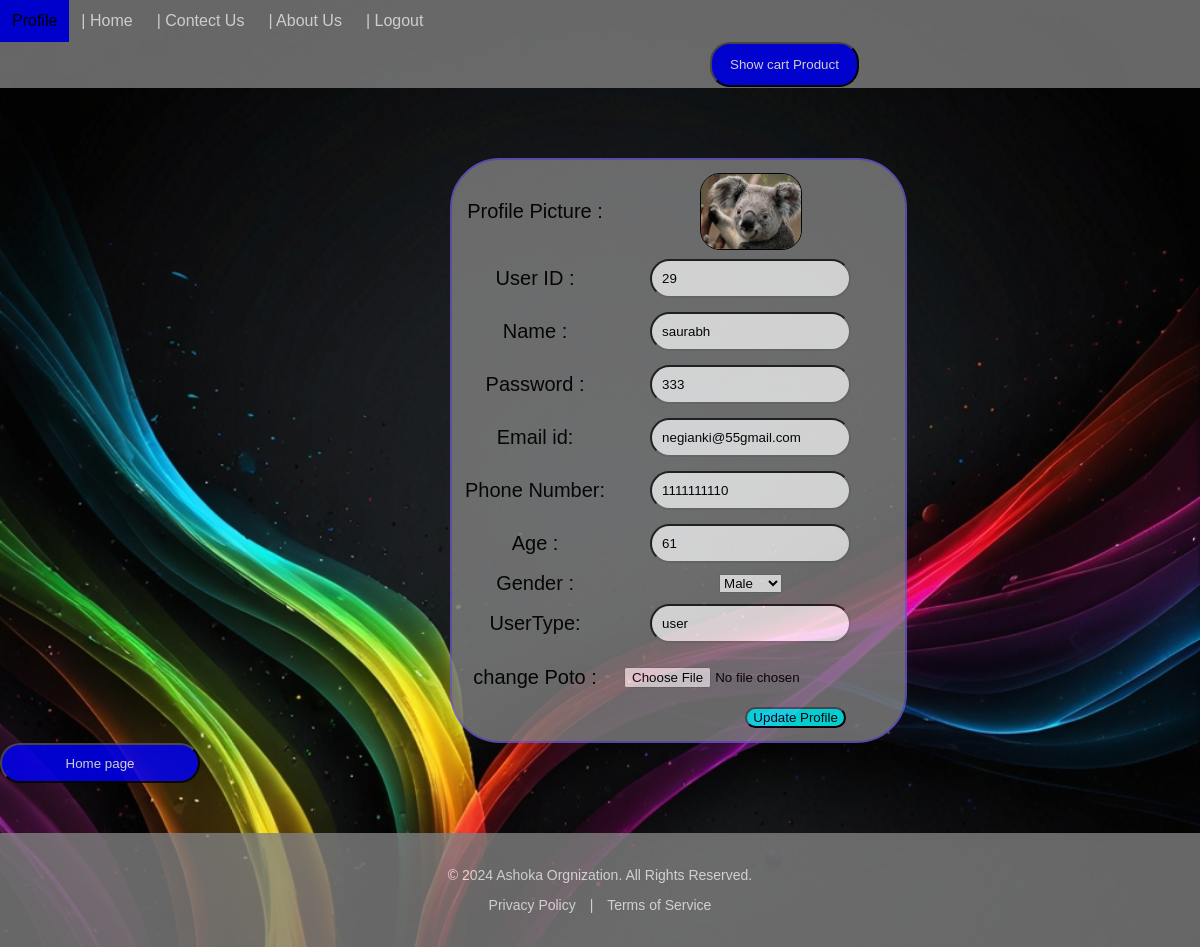
The page /Profile.php (signed in) on the database its author committed.
### tables this page shows
CREATE TABLE `userdata` (
  `id` int(11) NOT NULL,
  `name` varchar(40) DEFAULT NULL,
  `password` varchar(20) DEFAULT NULL,
  `email` varchar(50) DEFAULT NULL,
  `phone` varchar(15) DEFAULT NULL,
  `age` int(10) DEFAULT NULL,
  `gender` varchar(6) DEFAULT NULL,
  `usertype` varchar(11) DEFAULT NULL,
  `file` varchar(400) DEFAULT NULL
);

### Profile.php (the view, shortened to what this page needs)
<?php
include'nav.php';
if($_SESSION['usertype']=="admin" || $_SESSION['usertype']=="user" || $_SESSION['usertype']=="normal"){
?>
<!DOCTYPE html>
<html>
<head>
</head>
<body>
		<form action="" method="POST" enctype="multipart/form-data">
			<table id="box">
				<?php
					include'connection.php';
					$uid = $_SESSION['uid'];
					$sql = "SELECT * FROM userdata WHERE id = '$uid' ";
					$result = mysqli_query($conn,$sql) or die("query failed");
					if(mysqli_num_rows($result)>0){
						while ($row = mysqli_fetch_assoc($result)) {
				?>
				<tr>
						<td><label>Profile Picture :</label></td>
						<td><?php
								if($row['file']==""){
									echo  '<img src="user_logo/1.png" style="width: 100px; border-radius:20px; border: 1px solid black "> ';
								}else{
								?>
							  <img src="upload-image/<?php echo $row['file']?>"  style="width: 100px; border-radius:20px; border: 1px solid black" />
							  <?php
								}
								?>
					     </td>
				<tr>
						<td><label>User ID :</label></td>
						<td><input type="text" name="yid" readonly value="<?php echo $row['id']; ?> " ></td>
				</tr>
				<tr>
						<td><label>Name :</label></td>
						<td><input type="text" name="name" value="<?php echo $row['name']; ?> " ></td>
				</tr>
				<tr>
						<td><label> Password :</label></td>
						<td><input type="text" name="pass" value="<?php echo $row['password']; ?>" ></td>
			   </tr>
			   	<tr>
						<td><label>Email id:</label></td>
					<td><input type="email" name="email" value="<?php echo $row['email']; ?>" ></td>
				</tr>
				<tr>
						<td><label> Phone Number:</label></td>
						<td><input type="text" name="ph" value="<?php echo $row['phone']; ?>" ></td>
				 </tr>
				<tr>
						<td><label>Age :</label></td>
						<td><input type="text" name="age" value="<?php echo $row['age']; ?>" ></td>
				</tr>
				<tr>
						<td><label>Gender :</label></td>
						<td>
								<select name="gender" >
									<option><?php echo  $row['gender']; ?></option>
								</select>
					   </td>
				</tr>
				<tr>
						<td><label>UserType:</label></td>
						<td><input type="text" name="usertype" readonly value="<?php echo $row['usertype']; ?>" ></td>
				</tr>
				<tr>
						<td><label>change Poto :</label></td>
						<td><input type="file" name="image"></td>
				</tr>
				<tr> <td></td>
						<td><button style="background:cyan;margin-left: 90px; border-radius: 50px;" name="btn">Update Profile</button></td>
				   </tr>
				<?php
					  }
					}else{
						echo "No data found ";
					}
				?>
			</table>
				   <tr>
						<td><button style="background: blue; border-radius:50px;width:200px;height:40px"><a style="color: white;text-decoration: none; " href="getdata.php">Home page</a></button></td>
				   </tr>
		</form>
</body>
</html>
<?php
	include'footer.php';
}else{
	header("Location: signup.php");
}
?>

### nav.php (style rules this page uses)
body { margin: 0px; padding: 0px; }

### Profile.php (style rules this page uses)
body { font-family: arial; background-image: url('upload-image/2.jpg'); background-size: cover; opacity: 0.8; }
#box { border: 2px solid slateblue; background-color: gray; padding: 10px; margin-left:450px; text-align: center; margin-top: 70px; border-radius: 50px; height: 400px; }
#box input { border-radius: 50px; margin: 5px; padding: 10px; }
#box label { font-size: 20px; }

### rows shown on the page
userdata: file (picture), yid "29", name "saurabh", pass "333", email "negianki@55gmail.com", ph "1111111110", age "61", gender "Male", usertype "user"
